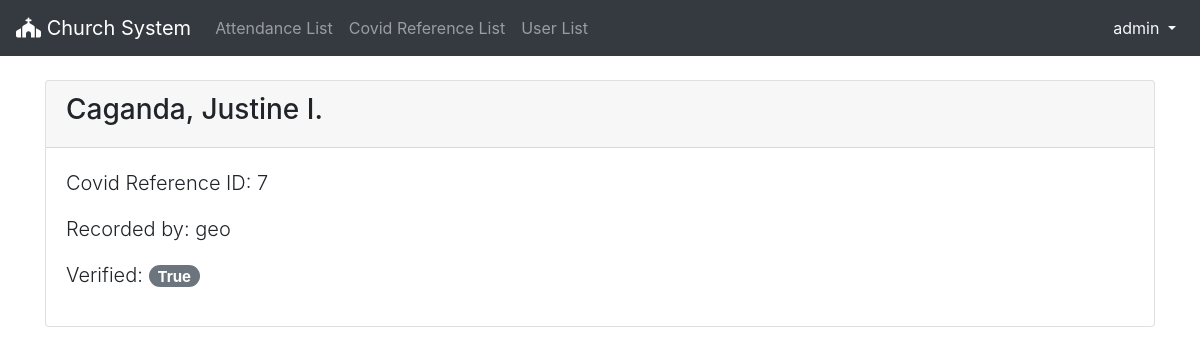
The app's page /ref/4/ (signed in), older data.
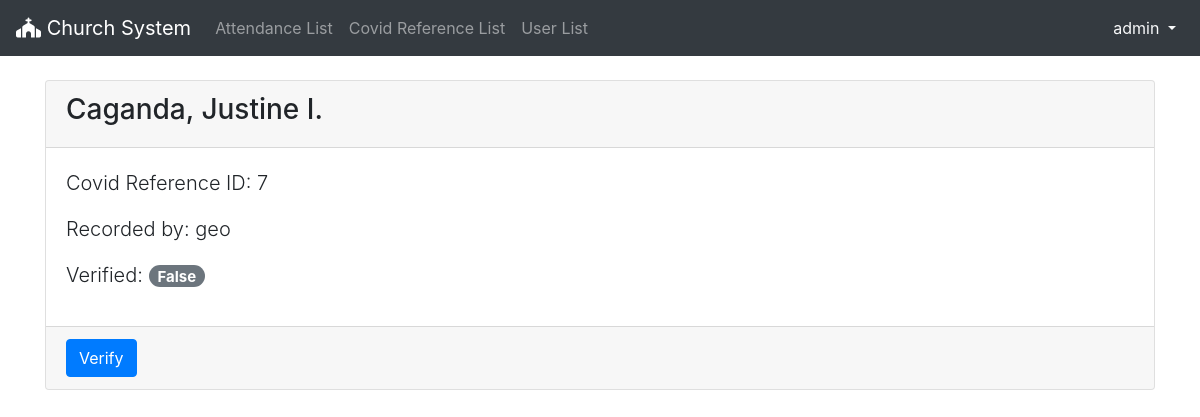
The same page, newer data.
### reference/models.py (models this page shows, shortened)
class CovidReference(models.Model):
    user = models.OneToOneField(User, on_delete=models.CASCADE, primary_key=True)
    staff_id = models.ForeignKey(Staff, on_delete=models.PROTECT)
    covid_reference_id = models.CharField(max_length=6)
    verified = models.BooleanField(default=False)

### user/models.py (models this page shows, shortened)
class User(models.Model):
    class Sex(models.TextChoices):
        MAN = 'M', ('Man')
        WOMAN = 'F', ('Woman')
    first_name = models.CharField(max_length=50)
    middle_name = models.CharField(max_length=50)
    last_name = models.CharField(max_length=50)
    birthdate = models.DateField()
    age = models.IntegerField()
    sex = models.CharField(max_length=1, choices=Sex.choices, null=True)
    profession = models.CharField(max_length=50)
    staff = models.ForeignKey(Staff, on_delete=models.PROTECT)
    def __str__(self):
        return f'{self.last_name}, {self.first_name} {self.middle_name[0]}.'

### staff/models.py (models this page shows)
class Staff(AbstractUser):
    class Sex(models.TextChoices):
        MAN = 'M', ('Man')
        WOMAN = 'F', ('Woman')
    sex = models.CharField('sex', max_length=1, choices=Sex.choices, null=True)
    def __str__(self):
        return f'{self.username}'

### reference/views.py (the view)
# urls.py: path('<int:pk>/', CovidReferenceDetailView.as_view(), name='ref_detail'),
class CovidReferenceDetailView(LoginRequiredMixin, DetailView):
    model = CovidReference
    template_name = 'ref_detail.html'
    context_object_name = 'ref'

### templates/ref_detail.html (shortened to what this page needs)
{% extends 'base.html' %}
{% load static %}
{% block content %}
    <div class="card mt-4">
        <div class="card-header">
            <span class="font-weight-bold d-block"><h3>{{ ref.user }}</h3></span>
        </div>
        <div class="card-body">
            <p class="lead">Covid Reference ID: {{ ref.covid_reference_id }}</p>
            <p class="lead">Recorded by: {{ ref.staff_id }}</p>
            <p class="lead">Verified: <span class="badge badge-pill badge-secondary">{{ ref.verified }}</span></p>
        </div>
        {% if not ref.verified %}
        <div class="card-footer d-inline-block" id="app">
            <button class="btn btn-primary" @click="verifyCovidReference">Verify</button>
        </div>
        {% endif %}
    </div>
{% endblock content %}

Row changes from the older to the newer data that the page shows:
changed CovidReference "Caganda, Justine I.": verified "True" → "False"
Text that changed along with them:
text now shown: "Verify"
